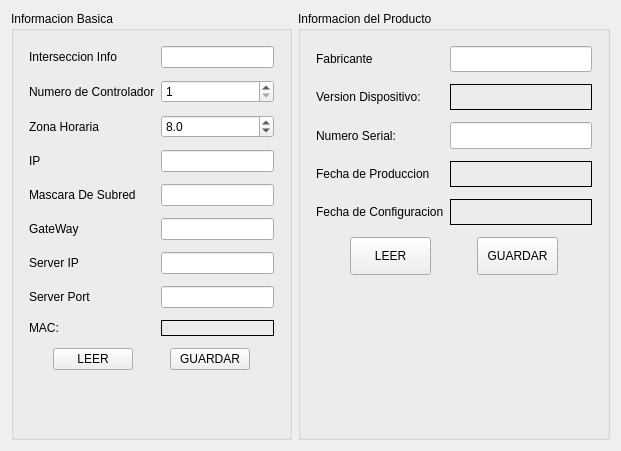
     <widget class="QWidget" name="tab_Info">
      <attribute name="title">
       <string>información básica</string>
      </attribute>
      <layout class="QHBoxLayout" name="horizontalLayout_12">
       <item>
        <widget class="QGroupBox" name="groupBox">
         <property name="title">
          <string>Informacion Basica</string>
         </property>
         <layout class="QVBoxLayout" name="verticalLayout_18" stretch="9,1,2,0">
          <item>
           <layout class="QGridLayout" name="gridLayout_3" rowstretch="0,0,0,0,0,0,0,0,0" columnstretch="0,1">
            <property name="leftMargin">
             <number>6</number>
            </property>
            <property name="topMargin">
             <number>6</number>
            </property>
            <property name="rightMargin">
             <number>6</number>
            </property>
            <property name="bottomMargin">
             <number>6</number>
            </property>
            <property name="horizontalSpacing">
             <number>6</number>
            </property>
            <property name="verticalSpacing">
             <number>12</number>
            </property>
            <item row="0" column="1">
             <widget class="QLineEdit" name="lineEdit_IntersectionInfo">
              <property name="sizePolicy">
               <sizepolicy hsizetype="Expanding" vsizetype="Preferred">
                <horstretch>0</horstretch>
                <verstretch>0</verstretch>
               </sizepolicy>
              </property>
              <property name="maximumSize">
               <size>
                <width>16777215</width>
                <height>42</height>
               </size>
              </property>
              <property name="maxLength">
               <number>128</number>
              </property>
              <property name="alignment">
               <set>Qt::AlignLeading|Qt::AlignLeft|Qt::AlignVCenter</set>
              </property>
             </widget>
            </item>
            <item row="0" column="0">
             <widget class="QLabel" name="label_Net_3">
              <property name="text">
               <string>Interseccion Info</string>
              </property>
             </widget>
            </item>
            <item row="2" column="0">
             <widget class="QLabel" name="label_Net_6">
              <property name="text">
               <string>Zona Horaria</string>
              </property>
             </widget>
            </item>
            <item row="1" column="0">
             <widget class="QLabel" name="label_Net_7">
              <property name="text">
               <string>Numero de Controlador</string>
              </property>
             </widget>
            </item>
            <item row="4" column="0">
             <widget class="QLabel" name="label_Net_8">
              <property name="text">
               <string>Mascara De Subred</string>
              </property>
             </widget>
            </item>
            <item row="3" column="1">
             <widget class="QLineEdit" name="lineEdit_IP">
              <property name="sizePolicy">
               <sizepolicy hsizetype="Expanding" vsizetype="Preferred">
                <horstretch>0</horstretch>
                <verstretch>0</verstretch>
               </sizepolicy>
              </property>
              <property name="maximumSize">
               <size>
                <width>16777215</width>
                <height>42</height>
               </size>
              </property>
              <property name="layoutDirection">
               <enum>Qt::LeftToRight</enum>
              </property>
              <property name="alignment">
               <set>Qt::AlignLeading|Qt::AlignLeft|Qt::AlignVCenter</set>
              </property>
             </widget>
            </item>
            <item row="3" column="0">
             <widget class="QLabel" name="label_Net">
              <property name="text">
               <string>IP</string>
              </property>
             </widget>
            </item>
            <item row="7" column="0">
             <widget class="QLabel" name="label_Net_5">
              <property name="text">
               <string>Server Port</string>
              </property>
             </widget>
            </item>
            <item row="7" column="1">
             <widget class="QLineEdit" name="lineEdit_ServerPort">
              <property name="sizePolicy">
               <sizepolicy hsizetype="Expanding" vsizetype="Preferred">
                <horstretch>0</horstretch>
                <verstretch>0</verstretch>
               </sizepolicy>
              </property>
              <property name="maximumSize">
               <size>
                <width>16777215</width>
                <height>42</height>
               </size>
              </property>
             </widget>
            </item>
            <item row="6" column="1">
             <widget class="QLineEdit" name="lineEdit_ServerIP">
              <property name="sizePolicy">
               <sizepolicy hsizetype="Expanding" vsizetype="Preferred">
                <horstretch>0</horstretch>
                <verstretch>0</verstretch>
               </sizepolicy>
              </property>
              <property name="maximumSize">
               <size>
                <width>16777215</width>
                <height>42</height>
               </size>
              </property>
             </widget>
            </item>
            <item row="8" column="0">
             <widget class="QLabel" name="label_Net_4">
              <property name="text">
               <string>MAC:</string>
              </property>
             </widget>
            </item>
            <item row="6" column="0">
             <widget class="QLabel" name="label_Net_2">
              <property name="text">
               <string>Server IP</string>
              </property>
             </widget>
            </item>
            <item row="5" column="0">
             <widget class="QLabel" name="label_Net_9">
              <property name="text">
               <string>GateWay</string>
              </property>
             </widget>
            </item>
            <item row="4" column="1">
             <widget class="QLineEdit" name="lineEdit_Mask">
              <property name="sizePolicy">
               <sizepolicy hsizetype="Expanding" vsizetype="Preferred">
                <horstretch>0</horstretch>
                <verstretch>0</verstretch>
               </sizepolicy>
              </property>
              <property name="maximumSize">
               <size>
                <width>16777215</width>
                <height>42</height>
               </size>
              </property>
             </widget>
            </item>
            <item row="5" column="1">
             <widget class="QLineEdit" name="lineEdit_Gateway">
              <property name="sizePolicy">
               <sizepolicy hsizetype="Expanding" vsizetype="Preferred">
                <horstretch>0</horstretch>
                <verstretch>0</verstretch>
               </sizepolicy>
              </property>
              <property name="maximumSize">
               <size>
                <width>16777215</width>
                <height>42</height>
               </size>
              </property>
             </widget>
            </item>
            <item row="8" column="1">
             <widget class="QLabel" name="label_MAC">
              <property name="maximumSize">
               <size>
                <width>16777215</width>
                <height>42</height>
               </size>
              </property>
              <property name="frameShape">
               <enum>QFrame::Panel</enum>
              </property>
              <property name="text">
               <string/>
              </property>
             </widget>
            </item>
            <item row="1" column="1">
             <widget class="QSpinBox" name="spinBox_TscNumber">
              <property name="sizePolicy">
               <sizepolicy hsizetype="Expanding" vsizetype="Preferred">
                <horstretch>0</horstretch>
                <verstretch>0</verstretch>
               </sizepolicy>
              </property>
              <property name="maximumSize">
               <size>
                <width>16777215</width>
                <height>42</height>
               </size>
              </property>
              <property name="minimum">
               <number>1</number>
              </property>
              <property name="maximum">
               <number>1000000</number>
              </property>
             </widget>
            </item>
            <item row="2" column="1">
             <widget class="QDoubleSpinBox" name="spinBox_TimeZone">
              <property name="sizePolicy">
               <sizepolicy hsizetype="Expanding" vsizetype="Preferred">
                <horstretch>0</horstretch>
                <verstretch>0</verstretch>
               </sizepolicy>
              </property>
              <property name="maximumSize">
               <size>
                <width>16777215</width>
                <height>42</height>
               </size>
              </property>
              <property name="inputMethodHints">
               <set>Qt::ImhNone</set>
              </property>
              <property name="decimals">
               <number>1</number>
              </property>
              <property name="minimum">
               <double>-12.000000000000000</double>
              </property>
              <property name="maximum">
               <double>12.000000000000000</double>
              </property>
              <property name="singleStep">
               <double>0.500000000000000</double>
              </property>
              <property name="value">
               <double>8.000000000000000</double>
              </property>
             </widget>
            </item>
           </layout>
          </item>
          <item>
           <layout class="QHBoxLayout" name="horizontalLayout_3" stretch="1,2,1,2,1">
            <item>
             <spacer name="horizontalSpacer">
              <property name="orientation">
               <enum>Qt::Horizontal</enum>
              </property>
              <property name="sizeHint" stdset="0">
               <size>
                <width>30</width>
                <height>20</height>
               </size>
              </property>
             </spacer>
            </item>
            <item>
             <widget class="QPushButton" name="pushButton_BasicInfoRead">
              <property name="sizePolicy">
               <sizepolicy hsizetype="Minimum" vsizetype="Preferred">
                <horstretch>0</horstretch>
                <verstretch>0</verstretch>
               </sizepolicy>
              </property>
              <property name="maximumSize">
               <size>
                <width>16777215</width>
                <height>42</height>
               </size>
              </property>
              <property name="text">
               <string>LEER</string>
              </property>
             </widget>
            </item>
            <item>
             <spacer name="horizontalSpacer_2">
              <property name="orientation">
               <enum>Qt::Horizontal</enum>
              </property>
              <property name="sizeHint" stdset="0">
               <size>
                <width>31</width>
                <height>20</height>
               </size>
              </property>
             </spacer>
            </item>
            <item>
             <widget class="QPushButton" name="pushButton_BasicInfoSet">
              <property name="sizePolicy">
               <sizepolicy hsizetype="Minimum" vsizetype="Preferred">
                <horstretch>0</horstretch>
                <verstretch>0</verstretch>
               </sizepolicy>
              </property>
              <property name="maximumSize">
               <size>
                <width>16777215</width>
                <height>42</height>
               </size>
              </property>
              <property name="text">
               <string>GUARDAR</string>
              </property>
             </widget>
            </item>
            <item>
             <spacer name="horizontalSpacer_5">
              <property name="orientation">
               <enum>Qt::Horizontal</enum>
              </property>
              <property name="sizeHint" stdset="0">
               <size>
                <width>30</width>
                <height>20</height>
               </size>
              </property>
             </spacer>
            </item>
           </layout>
          </item>
          <item>
           <spacer name="verticalSpacer_3">
            <property name="orientation">
             <enum>Qt::Vertical</enum>
            </property>
            <property name="sizeHint" stdset="0">
             <size>
              <width>252</width>
              <height>38</height>
             </size>
            </property>
           </spacer>
          </item>
          <item>
           <widget class="QLabel" name="label_LocalPort">
            <property name="text">
             <string/>
            </property>
            <property name="alignment">
             <set>Qt::AlignCenter</set>
            </property>
           </widget>
          </item>
         </layout>
        </widget>
       </item>
       <item>
        <widget class="QGroupBox" name="groupBox_4">
         <property name="title">
          <string>Informacion del Producto</string>
         </property>
         <layout class="QVBoxLayout" name="verticalLayout_17" stretch="5,1,4">
          <item>
           <layout class="QGridLayout" name="gridLayout_2" columnstretch="0,1">
            <property name="leftMargin">
             <number>6</number>
            </property>
            <property name="topMargin">
             <number>6</number>
            </property>
            <property name="rightMargin">
             <number>6</number>
            </property>
            <property name="bottomMargin">
             <number>6</number>
            </property>
            <property name="verticalSpacing">
             <number>12</number>
            </property>
            <item row="3" column="0">
             <widget class="QLabel" name="label_18">
              <property name="text">
               <string>Fecha de Produccion</string>
              </property>
             </widget>
            </item>
            <item row="4" column="0">
             <widget class="QLabel" name="label_19">
              <property name="text">
               <string>Fecha de Configuracion</string>
              </property>
             </widget>
            </item>
            <item row="0" column="0">
             <widget class="QLabel" name="label_14">
              <property name="text">
               <string>Fabricante</string>
              </property>
             </widget>
            </item>
            <item row="2" column="0">
             <widget class="QLabel" name="label_20">
              <property name="text">
               <string>Numero Serial:</string>
              </property>
             </widget>
            </item>
            <item row="1" column="0">
             <widget class="QLabel" name="label_15">
              <property name="text">
               <string>Version Dispositivo:</string>
              </property>
             </widget>
            </item>
            <item row="1" column="1">
             <widget class="QLabel" name="label_DeviceVersion">
              <property name="maximumSize">
               <size>
                <width>16777215</width>
                <height>42</height>
               </size>
              </property>
              <property name="frameShape">
               <enum>QFrame::Panel</enum>
              </property>
              <property name="lineWidth">
               <number>1</number>
              </property>
              <property name="text">
               <string/>
              </property>
             </widget>
            </item>
            <item row="3" column="1">
             <widget class="QLabel" name="label_ProductionDate">
              <property name="maximumSize">
               <size>
                <width>16777215</width>
                <height>42</height>
               </size>
              </property>
              <property name="frameShape">
               <enum>QFrame::Panel</enum>
              </property>
              <property name="lineWidth">
               <number>1</number>
              </property>
              <property name="text">
               <string/>
              </property>
             </widget>
            </item>
            <item row="4" column="1">
             <widget class="QLabel" name="label_ConfigurationDate">
              <property name="maximumSize">
               <size>
                <width>16777215</width>
                <height>42</height>
               </size>
              </property>
              <property name="frameShape">
               <enum>QFrame::Panel</enum>
              </property>
              <property name="lineWidth">
               <number>1</number>
              </property>
              <property name="text">
               <string/>
              </property>
             </widget>
            </item>
            <item row="0" column="1">
             <widget class="QLineEdit" name="lineEdit_ManufacturerInfo">
              <property name="sizePolicy">
               <sizepolicy hsizetype="Preferred" vsizetype="Preferred">
                <horstretch>0</horstretch>
                <verstretch>0</verstretch>
               </sizepolicy>
              </property>
              <property name="maximumSize">
               <size>
                <width>16777215</width>
                <height>42</height>
               </size>
              </property>
              <property name="maxLength">
               <number>128</number>
              </property>
             </widget>
            </item>
            <item row="2" column="1">
             <widget class="QLineEdit" name="lineEdit_DeviceNumber">
              <property name="sizePolicy">
               <sizepolicy hsizetype="Preferred" vsizetype="Preferred">
                <horstretch>0</horstretch>
                <verstretch>0</verstretch>
               </sizepolicy>
              </property>
              <property name="maximumSize">
               <size>
                <width>16777215</width>
                <height>42</height>
               </size>
              </property>
              <property name="font">
               <font>
                <pointsize>11</pointsize>
               </font>
              </property>
              <property name="inputMethodHints">
               <set>Qt::ImhDigitsOnly</set>
              </property>
              <property name="maxLength">
               <number>32</number>
              </property>
             </widget>
            </item>
           </layout>
          </item>
          <item>
           <layout class="QHBoxLayout" name="horizontalLayout_11" stretch="1,2,1,2,1">
            <item>
             <spacer name="horizontalSpacer_6">
              <property name="orientation">
               <enum>Qt::Horizontal</enum>
              </property>
              <property name="sizeHint" stdset="0">
               <size>
                <width>40</width>
                <height>20</height>
               </size>
              </property>
             </spacer>
            </item>
            <item>
             <widget class="QPushButton" name="pushButton_DeviceInfoRead">
              <property name="sizePolicy">
               <sizepolicy hsizetype="Minimum" vsizetype="Preferred">
                <horstretch>0</horstretch>
                <verstretch>0</verstretch>
               </sizepolicy>
              </property>
              <property name="maximumSize">
               <size>
                <width>16777215</width>
                <height>42</height>
               </size>
              </property>
              <property name="text">
               <string>LEER</string>
              </property>
             </widget>
            </item>
            <item>
             <spacer name="horizontalSpacer_7">
              <property name="orientation">
               <enum>Qt::Horizontal</enum>
              </property>
              <property name="sizeHint" stdset="0">
               <size>
                <width>31</width>
                <height>20</height>
               </size>
              </property>
             </spacer>
            </item>
            <item>
             <widget class="QPushButton" name="pushButton_DeviceInfoSet">
              <property name="sizePolicy">
               <sizepolicy hsizetype="Minimum" vsizetype="Preferred">
                <horstretch>0</horstretch>
                <verstretch>0</verstretch>
               </sizepolicy>
              </property>
              <property name="maximumSize">
               <size>
                <width>16777215</width>
                <height>42</height>
               </size>
              </property>
              <property name="text">
               <string>GUARDAR</string>
              </property>
             </widget>
            </item>
            <item>
             <spacer name="horizontalSpacer_8">
              <property name="orientation">
               <enum>Qt::Horizontal</enum>
              </property>
              <property name="sizeHint" stdset="0">
               <size>
                <width>30</width>
                <height>20</height>
               </size>
              </property>
             </spacer>
            </item>
           </layout>
          </item>
          <item>
           <spacer name="verticalSpacer_2">
            <property name="orientation">
             <enum>Qt::Vertical</enum>
            </property>
            <property name="sizeHint" stdset="0">
             <size>
              <width>198</width>
              <height>128</height>
             </size>
            </property>
           </spacer>
          </item>
         </layout>
        </widget>
       </item>
      </layout>
     </widget>
